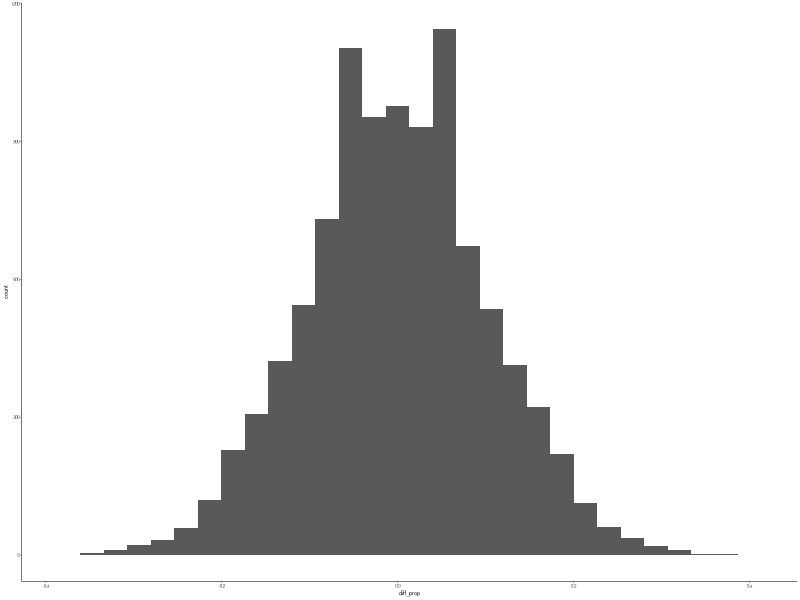
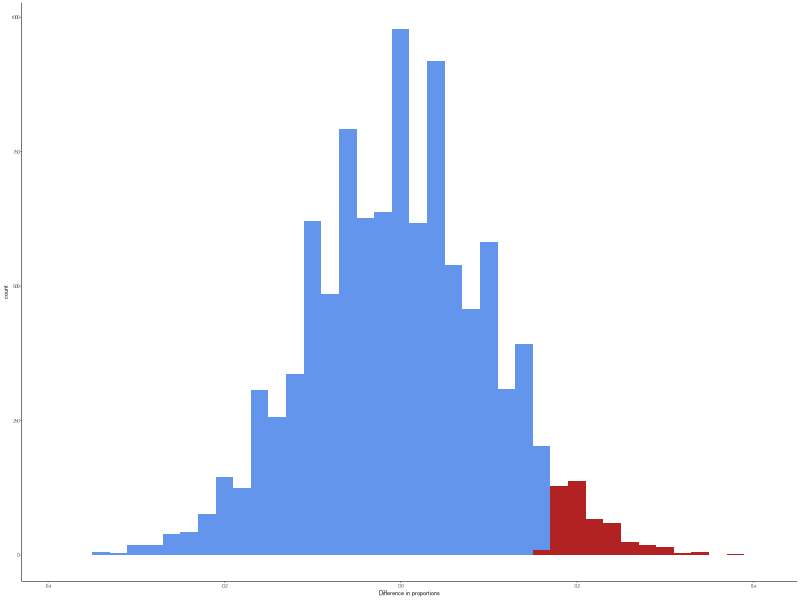

R code for these plots, in order:
library(tidyverse)
theme_set(theme_classic(4))
set.seed(123)

# Hypothesis test -> starting from null distribution (H0)
# H0 assumes NO DIFFERENCE between p_hat1 and p_hat2
# If there is no difference, toss them all in the same bag

# 1. Let's simulate what a null distribution looks like- choose these!
# Larger sample size (n) = lower se = narrower histogram = less extreme vals 
p <- 0.5
n1 <- 60
n2 <- 40

# 2. Simulate samples from that null distribution- same p!!! 
# rbinom is for a simulation to create new data- for bootstrap or permutation use sample function
n_samples <- 1e4
x1 <- rbinom(n = n_samples,
             size = n1,
             prob = p)
x2 <- rbinom(n = n_samples,
             size = n2,
             prob = p)

# 3. Calculate statistic for each sample
p1_hat <- x1/n1
p2_hat <- x2/n2
diff_prop <- p2_hat - p1_hat

# what does the null distribution look like?
tibble(diff_prop) %>% 
  ggplot(aes(diff_prop)) +
  geom_histogram()

# 4. Standard error for the null hypothesis
# SE(p_hat), pooled proportions
p_hat <- (x1 + x2) / (n1 + n2)

se_null <- sqrt(p_hat * (1- p_hat) * (1 / n1 + 1 / n2))

# 5. Calculate p value
# pnorm() is the area under the curve
# why is mean 0- bc null dist, why is sd se_null- by def, why is first argument diff_prop
# what is probability of getting this value with this mean and se, at least this extreme
pval <- pnorm(diff_prop, mean = 0, sd = se_null, lower.tail = FALSE)
mean(pval <= 0.05)

# Visualize result
tibble(diff_prop,
       reject = pval <= 0.05) %>% 
  ggplot(aes(diff_prop, fill = reject)) +
  geom_histogram(binwidth = 0.02) +
  scale_fill_manual(values = c(`FALSE` = "cornflowerblue", `TRUE` = "firebrick")) +
  labs(x = "Difference in proportions") +
  theme(legend.position = "none") 
                
                